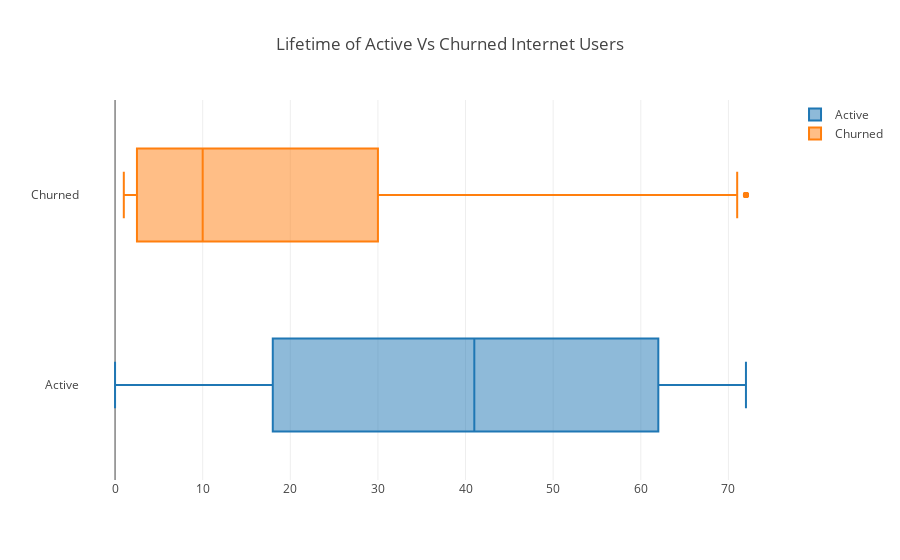

The code cell stored with this chart in its notebook:
### Markdown cell above
# 1.2 Internet Users (Active Vs Churned)

### Code cell
group_1 = go.Box(
    x=active_internet_users['tenure'],
    name="Active")

# Get active users without the internet
group_2 = go.Box(
    x=churned_internet_users['tenure'],
    name="Churned")

info = [group_1, group_2]
title = "Lifetime of Active Vs Churned Internet Users"
iplot({
            "data": info, 
            "layout": {
                "title": title
            }
     })

### Figure 1 — Plotly figure (JSON) as saved in the notebook; plotly's stock layout.template omitted (floating-point values rounded to 4 significant figures; data arrays with more than 128 entries replaced by an {"elided": "..."} marker saying what was removed)
{"data": [{"name": "Active", "type": "box", "uid": "b80ca712-a588-11e8-905d-3c15c2dc8196", "x": {"elided": "3761 int values"}}, {"name": "Churned", "type": "box", "uid": "b80cb3c6-a588-11e8-9abc-3c15c2dc8196", "x": {"elided": "1756 int values"}}], "layout": {"title": "Lifetime of Active Vs Churned Internet Users"}}
